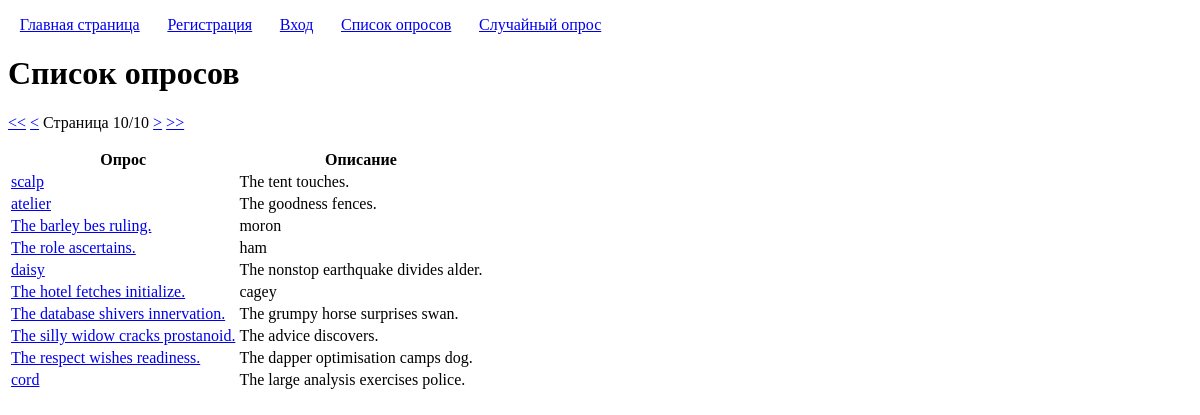
/polls/list/?page_number=10, run on the app's committed database.
### enterpoll/models.py (models this page shows, shortened)
class Poll(models.Model):
	title = models.CharField('Заголовок', max_length=100, validators=[custom_validators.forbidden_words])
	description = models.CharField('Описание', max_length=100, blank=True, null=True, validators=[custom_validators.forbidden_words])
	user = models.ForeignKey(User, on_delete=models.CASCADE, verbose_name='Автор')
	created = models.DateTimeField('Время создания', auto_now_add=True)
	class Meta:
		constraints = [models.UniqueConstraint(fields=('title', 'user'), name="unique_poll" )]

### enterpoll/views.py (the view)
# urls.py: path("list/", views.PollsListView.as_view(), name="poll_list"),
class PollsListView(ListView):
	model = Poll
	ordering = '-created'
	paginate_by = 10
	page_kwarg = 'page_number'
	context_object_name = 'polls'
	template_name = 'enterpoll/polls_list.html'
	def get_context_data(self, **kwargs):
		context = super().get_context_data(**kwargs)
		context['page_kwarg'] = self.page_kwarg
		return context

### enterpoll/templatetags/pagination.py (called while the page is built)
@register.inclusion_tag('pagination.html')
def pagination(page_kwarg, page_obj):
	return {'page_kwarg': page_kwarg, 'page_obj': page_obj}

### enterpoll/templates/enterpoll/polls_list.html (shortened to what this page needs)
{% extends "enterpoll/base.html" %}
{% load pagination %}
{% block h1 %}Список опросов{% endblock h1 %}
{% block content %}
	{% if polls %}
		{% pagination page_kwarg page_obj %}
		<table>
			<thead>
				<tr>
					<th>Опрос</th>
					<th>Описание</th>
				</tr>
			</thead>
			<tbody>
				{% for poll in page_obj %}
					<tr>
						<td>
							<a href="{% url 'poll_page' poll.pk %}">{{ poll.title }}</a>
						</td>
						<td>
							{{ poll.description }}
						</td>
					</tr>
				{% endfor %}
			</tbody>
		</table>
	{% else %}
		<p>Опросы отсутствуют.</p>
	{% endif %}
{% endblock content %}

### data on the page
Poll: title "scalp", description "The tent touches."
Poll: title "atelier", description "The goodness fences."
Poll: title "The barley bes ruling.", description "moron"
Poll: title "The role ascertains.", description "ham"
Poll: title "daisy", description "The nonstop earthquake divides alder."
Poll: title "The hotel fetches initialize.", description "cagey"
Poll: title "The database shivers innervation.", description "The grumpy horse surprises swan."
Poll: title "The silly widow cracks prostanoid.", description "The advice discovers."
Poll: title "The respect wishes readiness.", description "The dapper optimisation camps dog."
Poll: title "cord", description "The large analysis exercises police."

### other printed values
{{ page_obj.number }} "10"
{{ page_obj.paginator.num_pages }} "10"
